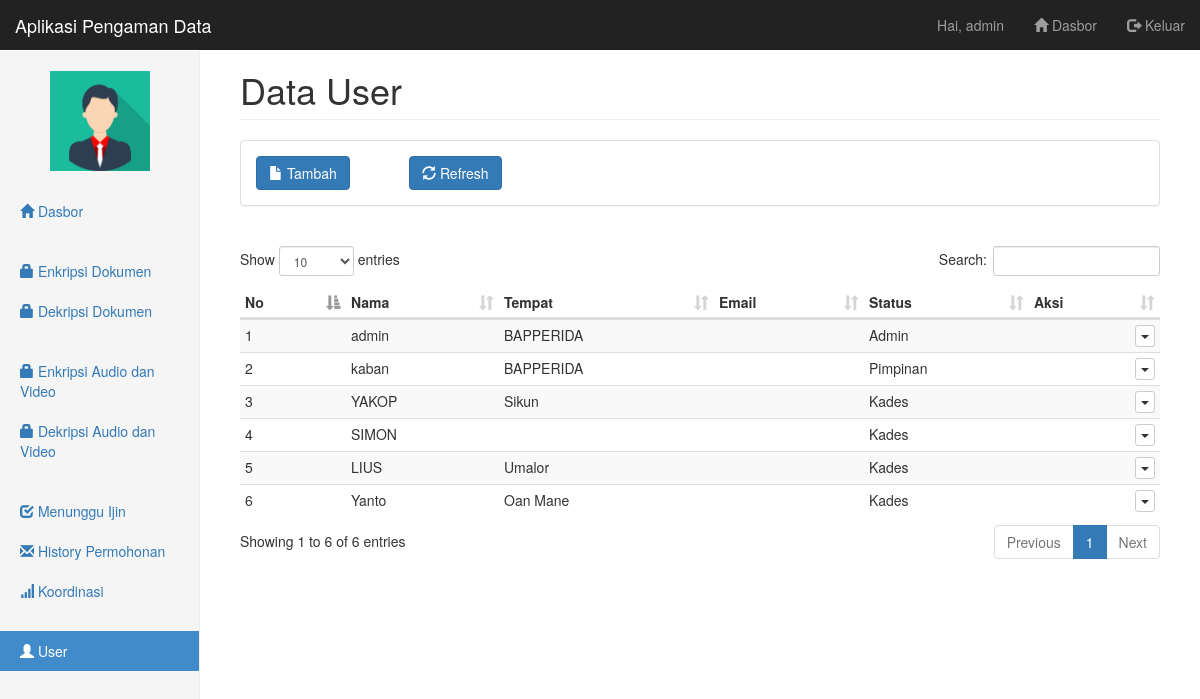
The app's page /pages/user/index.php (signed in) with its own data.
### tables this page shows
CREATE TABLE `user` (
  `id_user` int(11) NOT NULL,
  `nama_user` varchar(45) NOT NULL,
  `username_user` varchar(20) NOT NULL,
  `password_user` varchar(32) NOT NULL,
  `status_user` enum('Admin','Pimpinan','Kades') NOT NULL,
  `tempat` varchar(100) NOT NULL
);

### pages/user/data-index.php (called while the page is built)
<?php
include('../../config/koneksi.php');
$query = "SELECT * FROM user";
$hasil = mysqli_query($db, $query);
$data_user = array();
while ($row = mysqli_fetch_assoc($hasil)) {
  $data_user[] = $row;
}

### pages/user/index.php (the view, shortened to what this page needs)
<?php include('../_partials/top.php') ?>
<h1 class="page-header">Data User</h1>
<?php include('_partials/menu.php') ?>
<?php include('data-index.php') ?>
<table class="table table-striped table-condensed table-hover" id="datatable">
  <thead>
    <tr>
      <th>No</th>
      <th>Nama</th>
      <th>Tempat</th>
      <th>Email</th>
      <th>Status</th>
      <th>Aksi</th>
    </tr>
  </thead>
  <tbody>
    <?php
    $no = 1;
    foreach ($data_user as $user) : ?>
    <tr>
      <td><?php echo $no++; ?></td>
      <td><?php echo $user['nama_user'] ?></td>
      <td><?php echo $user['tempat'] ?></td>
      <td><?php echo $user['email'] ?></td>
      <td><?php echo $user['status_user'] ?></td>
      <td>
        <div class="btn-group pull-right">
          <button type="button" class="btn btn-default btn-xs dropdown-toggle" data-toggle="dropdown" aria-expanded="true">
          <span class="caret"></span>
          </button>
        </div>
      </td>
    </tr>
    <?php endforeach ?>
  </tbody>
</table>
<?php include('../_partials/bottom.php') ?>

### pages/_partials/top.php (shortened to what this page needs)
<!DOCTYPE html>
<html lang="en">
  <head>
    <link href="../../assets/css/bootstrap.min.css" rel="stylesheet">
    <link href="../../assets/css/dataTables.bootstrap.min.css" rel="stylesheet">
    <link href="../../assets/css/dashboard.css" rel="stylesheet">
    <link href="../../assets/css/daterangepicker.css" rel="stylesheet">
    <link href="../../assets/lib/lightbox/css/lightbox.min.css" rel="stylesheet">
    <link rel="stylesheet" href="../../assets/css/bootstrap-select.min.css">
  </head>
  <body>
    <?php include('../_partials/navbar.php') ?>
    <div class="container-fluid">
      <div class="row">
        <div class="col-sm-3 col-md-2 sidebar">
          <?php include('../_partials/sidebar.php') ?>
        </div>
        <div class="col-sm-9 col-sm-offset-3 col-md-10 col-md-offset-2 main">

### pages/_partials/navbar.php (shortened to what this page needs)
<nav class="navbar navbar-inverse navbar-fixed-top">
  <div class="container-fluid">
    <div class="navbar-header">
      <a class="navbar-brand" href="../dasbor">Aplikasi Pengaman Data</a>
    </div>
    <div id="navbar" class="navbar-collapse collapse">
      <ul class="nav navbar-nav navbar-right">
        <p class="navbar-text">Hai, <?php echo $_SESSION['user']['nama_user'] ?></p>
        <li><a href="../dasbor"><i class="glyphicon glyphicon-home"></i> Dasbor</a></li>
        <li><a href="../../login/logout.php"><i class="glyphicon glyphicon-log-out"></i> Keluar</a></li>
      </ul>
    </div>
  </div>
</nav>

### pages/_partials/sidebar.php (shortened to what this page needs)
<?php
function is_active($page) {
  $uri = "$_SERVER[REQUEST_URI]";
  if (strpos($uri, $page)) {
    echo 'active';
  }
}
?>
<ul class="nav nav-sidebar">
  <center><img src="../../assets/img/user.png" alt="" style="max-width: 50%; height: auto; margin: 0 auto;"></center>
</ul>
<ul class="nav nav-sidebar">
  <li class="<?php echo is_active('dasbor'); ?>">
    <a href="../dasbor" class="<?php echo is_active('dasbor'); ?>"><i class="glyphicon glyphicon-home"></i> Dasbor</a>
  </li>
</ul>
<ul class="nav nav-sidebar">
  <li class="<?php echo is_active('enkripsi'); ?>">
    <a href="../enkripsi" class="<?php echo is_active('enkripsi'); ?>"><i class="glyphicon glyphicon-lock"></i> Enkripsi Dokumen</a>
  </li>
  <li class="<?php echo is_active('dekripsi'); ?>">
    <a href="../dekripsi" class="<?php echo is_active('dekripsi'); ?>"><i class="glyphicon glyphicon-lock"></i> Dekripsi Dokumen</a>
  </li>
</ul>
<ul class="nav nav-sidebar">
  <li class="<?php echo is_active('audio-video-en'); ?>">
    <a href="../audio-video-en" class="<?php echo is_active('audio-video-en'); ?>"><i class="glyphicon glyphicon-lock"></i> Enkripsi Audio dan Video</a>
  </li>
  <li class="<?php echo is_active('video-audio-de'); ?>">
    <a href="../video-audio-de" class="<?php echo is_active('video-audio-de'); ?>"><i class="glyphicon glyphicon-lock"></i> Dekripsi Audio dan Video</a>
  </li>
</ul>
<ul class="nav nav-sidebar">
  <li class="<?php is_active('ijin'); ?>">
    <a href="../ijin" class="<?php is_active('ijin'); ?>">
      <i class="glyphicon glyphicon-check"></i> Menunggu Ijin
    </a>
  </li>
  <li class="<?php is_active('permohonan'); ?>">
    <a href="../permohonan" class="<?php is_active('permohonan'); ?>"><i class="glyphicon glyphicon-envelope"></i> History Permohonan</a>
  </li>
  <li class="<?php echo is_active('koordinasi'); ?>">
    <a href="../koordinasi" class="<?php echo is_active('koordinasi'); ?>"><i class="glyphicon glyphicon-signal"></i> Koordinasi</a>
  </li>
</ul>
<?php if ($_SESSION['user']['status_user'] != 'User'): ?>
<ul class="nav nav-sidebar">
  <li class="<?php echo is_active('user'); ?>">
    <a href="../user" class="<?php echo is_active('user'); ?>"><i class="glyphicon glyphicon-user"></i> User</a>
  </li>
</ul>
<?php endif; ?>

### pages/user/_partials/menu.php
<div class="panel panel-default">
  <div class="panel-body">
    <div class="row">
      <div class="col-md-2">
        <a href="create.php" class="btn btn-primary">
          <i class="glyphicon glyphicon-file"></i> Tambah
        </a>
      </div>
      <div class="col-md-2">
        <a href="#" class="btn btn-primary">
          <i class="glyphicon glyphicon-refresh"></i> Refresh
        </a>
      </div>
    </div>
  </div>
</div>
<br>

### pages/_partials/bottom.php (shortened to what this page needs)
        </div>
      </div>
    </div>
  </body>
</html>

### assets/css/dashboard.css (style rules this page uses)
body { padding-top: 50px; }
.navbar-fixed-top { border: 0; }
.sidebar { display: none; }
@media (min-width: 768px) { .sidebar { position: fixed; top: 51px; bottom: 0; left: 0; z-index: 1000; display: block; padding: 20px; overflow-x: hidden; overflow-y: auto; background-color: #f5f5f5; border-right: 1px solid #eee; } }
.nav-sidebar { margin-right: -21px; margin-bottom: 20px; margin-left: -20px; }
.nav-sidebar > li > a { padding-right: 20px; padding-left: 20px; }
.nav-sidebar > .active > a, .nav-sidebar > .active > a:hover, .nav-sidebar > .active > a:focus { color: #fff; background-color: #428bca; }
.main { padding: 20px; }
@media (min-width: 768px) { .main { padding-right: 40px; padding-left: 40px; } }
.main .page-header { margin-top: 0; }

### records on screen
user: nama_user "admin", tempat "BAPPERIDA", status_user "Admin"
user: nama_user "kaban", tempat "BAPPERIDA", status_user "Pimpinan"
user: nama_user "YAKOP", tempat "Sikun", status_user "Kades"
user: nama_user "SIMON", status_user "Kades"
user: nama_user "LIUS", tempat "Umalor", status_user "Kades"
user: nama_user "Yanto", tempat "Oan Mane", status_user "Kades"

### other values on screen
$_SESSION['user']['nama_user'] "admin"
